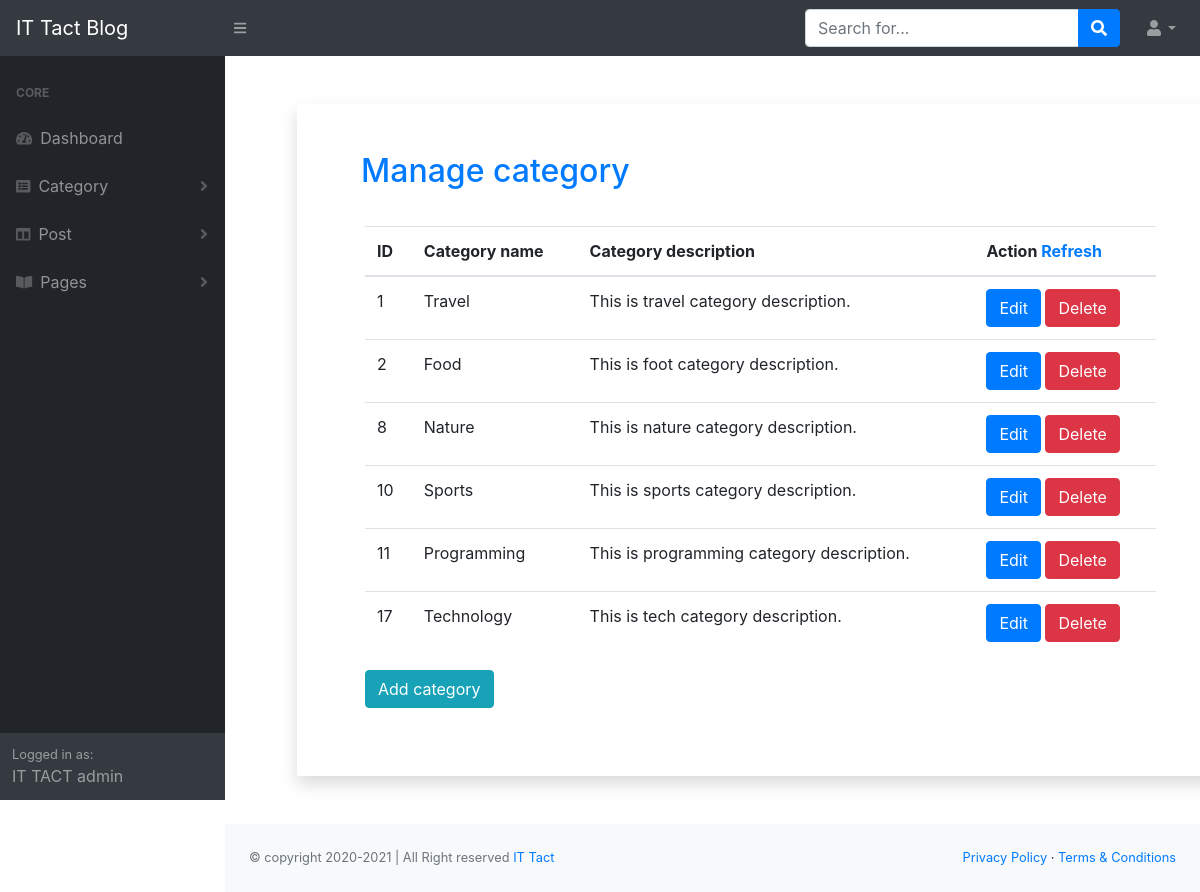
Page /admin/manage_category.php (signed in) on the committed database.
### tables this page shows
CREATE TABLE `categorys` (
  `category_id` int(255) NOT NULL,
  `category_name` text NOT NULL,
  `category_descrip` text NOT NULL
);

### admin/manage_category.php (called while the page is built)
<?php
    $view = "manage_category";
    include("template.php");
?>

### admin/class/function.php (called while the page is built, shortened)
<?php
    class blogApp{
        private $conn;
        public function __construct(){
            $dbhost = "localhost";
            $dbuser = "root";
            $dbpass = "";
            $dbname = "blog_project";
            $this->conn = mysqli_connect($dbhost, $dbuser, $dbpass, $dbname);
        }
        public function manageCategory(){
            $query = "SELECT * FROM categorys";
            if(mysqli_query($this->conn, $query)){
                return mysqli_query($this->conn, $query);
            }
        }
    }
?>

### admin/view/manage_category_view.php (the view, shortened to what this page needs)
<?php
    $allCategory = $objBlogApp->manageCategory();
?>
<div class="container shadow p-5 m-5">
    <h2 class="mx-3 text-primary">Manage category</h2>
    <div class="card-body">
        <table class="table table-hover">
            <thead>
                <tr>
                    <th>ID</th>
                    <th>Category name</th>
                    <th>Category description</th>
                    <th>Action
                        <a href="manage_category.php">Refresh</a>
                    </th>
                </tr>
            </thead>
            <tbody>
                <?php while($category= mysqli_fetch_assoc($allCategory)){ ?>
                <tr>
                    <td><?php echo $category['category_id']; ?></td>
                    <td><?php echo $category['category_name']; ?></td>
                    <td><?php echo $category['category_descrip']; ?></td>
                    <td>
                        <a class="btn btn-primary" href="edit_category.php?status=edit&&id=<?php echo $category['category_id']; ?>">Edit</a>
                        <a class="btn btn-danger" href="?status=delete&&id=<?php echo $category['category_id']; ?>">Delete</a>
                    </td>
                </tr>
                <?php } ?>
            </tbody>
        </table>
    <a class="btn btn-info" href="add_category.php">Add category</a>
    </div>
</div>

### admin/includes/header.php (shortened to what this page needs)
<!DOCTYPE html>
<html lang="en">
    <head>
        <link href="css/styles.css" rel="stylesheet" />
        <link href="https://cdn.datatables.net/1.10.20/css/dataTables.bootstrap4.min.css" rel="stylesheet" />
    </head>

### admin/template.php (shortened to what this page needs)
<?php
    include("class/function.php");
    $objBlogApp = new blogApp();
?>
<?php include_once("includes/header.php") ?>
    <body class="sb-nav-fixed">
        <?php include_once("includes/topnav.php") ?>
        <div id="layoutSidenav">
            <?php include_once("includes/sidenav.php") ?>
            <div id="layoutSidenav_content">
                <main>
                    <div class="container-fluid">
                        <?php
                            if(isset($view)){
                                if($view=='dashboard'){
                                    include("view/dashboard_view.php");
                                }elseif($view=='add_category'){
                                    include("view/add_category_view.php");
                                }elseif($view=='add_page'){
                                    include("view/add_page_view.php");
                                }elseif($view=='add_post'){
                                    include("view/add_post_view.php");
                                }elseif($view=='manage_category'){
                                    include("view/manage_category_view.php");
                                }elseif($view=='manage_page'){
                                    include("view/manage_page_view.php");
                                }elseif($view=='manage_post'){
                                    include("view/manage_post_view.php");
                                }elseif($view=='edit_category'){
                                    include("view/edit_category_view.php");
                                }elseif($view=='edit_post'){
                                    include("view/edit_post_view.php");
                                }elseif($view=='edit_img'){
                                    include("view/edit_img_view.php");
                                }elseif($view=='admin_profile'){
                                    include("view/admin_profile_view.php");
                                }elseif($view=='activity_log'){
                                    include("view/activity_log_view.php");
                                }
                            }
                        ?>
                    </div>
                </main>
<?php include_once("includes/footer.php") ?>

### admin/includes/topnav.php (shortened to what this page needs)
<nav class="sb-topnav navbar navbar-expand navbar-dark bg-dark">
    <a class="navbar-brand" href="dashboard.php">IT Tact Blog</a>
    <button class="btn btn-link btn-sm order-1 order-lg-0" id="sidebarToggle" href="#"><i class="fas fa-bars"></i></button>
    <form class="d-none d-md-inline-block form-inline ml-auto mr-0 mr-md-3 my-2 my-md-0">
        <div class="input-group">
            <input class="form-control" type="text" placeholder="Search for..." aria-label="Search" aria-describedby="basic-addon2" />
            <div class="input-group-append">
                <button class="btn btn-primary" type="button"><i class="fas fa-search"></i></button>
            </div>
        </div>
    </form>
    <ul class="navbar-nav ml-auto ml-md-0">
        <li class="nav-item dropdown">
            <a class="nav-link dropdown-toggle" id="userDropdown" href="#" role="button" data-toggle="dropdown" aria-haspopup="true" aria-expanded="false"><i class="fas fa-user fa-fw"></i></a>
        </li>
    </ul>
</nav>

### admin/includes/sidenav.php (shortened to what this page needs)
<div id="layoutSidenav_nav">
    <nav class="sb-sidenav accordion sb-sidenav-dark" id="sidenavAccordion">
        <div class="sb-sidenav-menu">
            <div class="nav">
                <div class="sb-sidenav-menu-heading">Core</div>
                <a class="nav-link" href="dashboard.php">
                    <div class="sb-nav-link-icon"><i class="fas fa-tachometer-alt"></i></div>
                    Dashboard
                </a>
                <a class="nav-link collapsed" href="#" data-toggle="collapse" data-target="#collapseCategory" aria-expanded="false" aria-controls="collapseCategory">
                    <div class="sb-nav-link-icon"><i class="fa fa-list-alt"></i></div>
                    Category
                    <div class="sb-sidenav-collapse-arrow"><i class="fas fa-angle-down"></i></div>
                </a>
                <a class="nav-link collapsed" href="#" data-toggle="collapse" data-target="#collapsePost" aria-expanded="false" aria-controls="collapsePost">
                    <div class="sb-nav-link-icon"><i class="fas fa-columns"></i></div>
                    Post
                    <div class="sb-sidenav-collapse-arrow"><i class="fas fa-angle-down"></i></div>
                </a>
                <a class="nav-link collapsed" href="#" data-toggle="collapse" data-target="#collapsePages" aria-expanded="false" aria-controls="collapsePages">
                    <div class="sb-nav-link-icon"><i class="fas fa-book-open"></i></div>
                    Pages
                    <div class="sb-sidenav-collapse-arrow"><i class="fas fa-angle-down"></i></div>
                </a>
            </div>
        </div>
        <div class="sb-sidenav-footer">
            <div class="small">Logged in as:</div>
            IT TACT admin
        </div>
    </nav>
</div>

### admin/includes/footer.php (shortened to what this page needs)
                <footer class="py-4 bg-light mt-auto">
                    <div class="container-fluid">
                        <div class="d-flex align-items-center justify-content-between small">
                        <div class="text-muted">&copy; copyright 2020-<?php echo date("Y") ?> | All Right reserved  <span><a href="https://facebook.com/ittact">IT Tact</a></span></div>
                            <div>
                                <a href="#">Privacy Policy</a>
                                &middot;
                                <a href="#">Terms &amp; Conditions</a>
                            </div>
                        </div>
                    </div>
                </footer>
            </div>
        </div>
    </body>
</html>

### rows in the picture
categorys: category_id "1", category_name "Travel", category_descrip "This is travel category description."
categorys: category_id "2", category_name "Food", category_descrip "This is foot category description."
categorys: category_id "8", category_name "Nature", category_descrip "This is nature category description."
categorys: category_id "10", category_name "Sports", category_descrip "This is sports category description."
categorys: category_id "11", category_name "Programming", category_descrip "This is programming category description."
categorys: category_id "17", category_name "Technology", category_descrip "This is tech category description."
